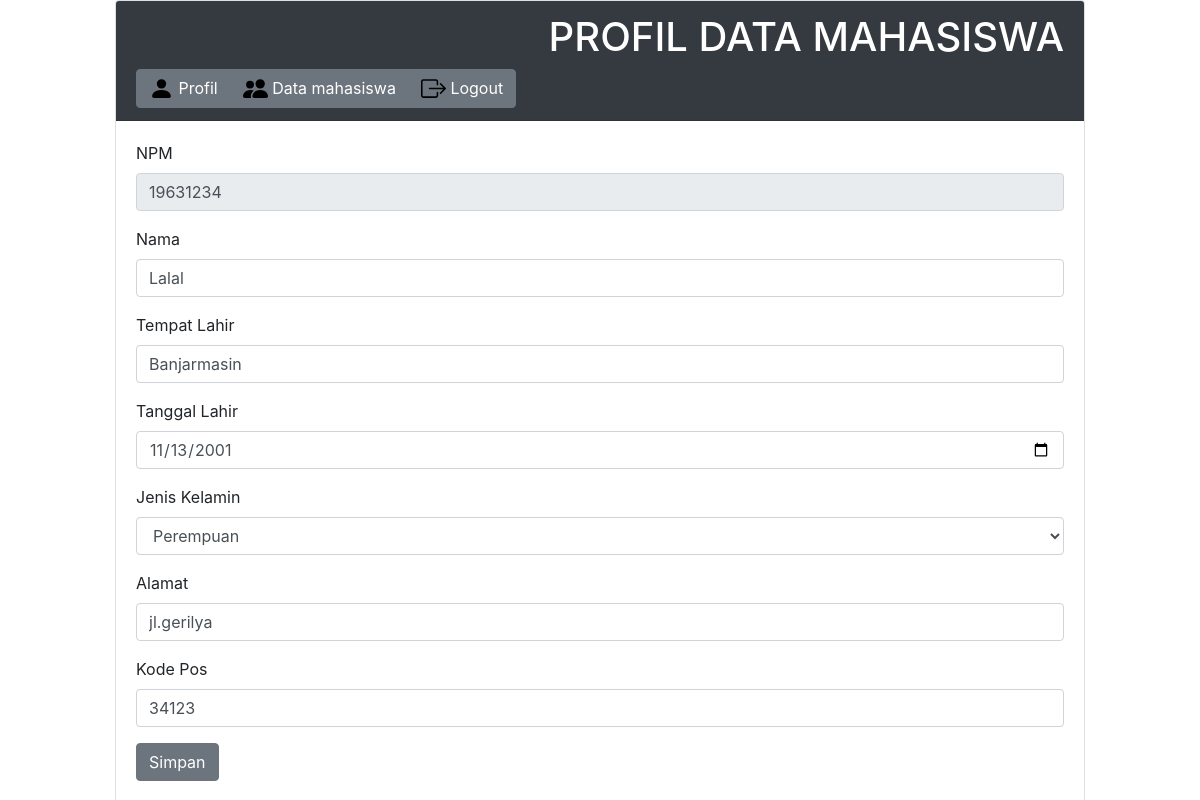
The page /mahasiswa/profil.php (signed in) on the database its author committed.
### tables this page shows
CREATE TABLE `tb_mahasiswa` (
  `npm` int(8) NOT NULL,
  `nama` varchar(100) NOT NULL,
  `tempat_lahir` varchar(50) NOT NULL,
  `tanggal_lahir` date NOT NULL,
  `jenis_kelamin` enum('Laki-laki','Perempuan','','') NOT NULL,
  `alamat` text NOT NULL,
  `kode_pos` varchar(5) NOT NULL
);

### mahasiswa/profil.php (the view, shortened to what this page needs)
<?php
    include "../asset/koneksi.php";
    if(@$_SESSION['mahasiswa']){
?>
<!DOCTYPE html>
<html>
    <head>
        <link rel="stylesheet" href="../css/bootstrap.css">
    </head>
    <body>
        <div class="container col-md-10">
        <div class="card">
        <div class="card-header bg-dark text-white">
            <h1 align="right">PROFIL DATA MAHASISWA</h1>
            <div class="btn-group" role="group">
                <a href="profil.php" class="btn btn-secondary"><img src="../asset/person-fill.svg" width="25" height="25" class="d-inline-block align-top" alt=""> Profil</a>
                <a href="data_mahasiswa.php" class="btn btn-secondary"><img src="../asset/people-fill.svg" width="25" height="25" class="d-inline-block align-top" alt=""> Data mahasiswa</a>
                <a href="../logout.php" class="btn btn-secondary"><img src="../asset/box-arrow-right.svg" width="25" height="25" class="d-inline-block align-top" alt=""> Logout</a>
            </div>
        </div>
        <div class="card-body">
            <?php
                if(@$_SESSION['mahasiswa']){
                    $user=@$_SESSION['mahasiswa'];
                }
            }
            $ambil = mysqli_query($koneksi,"SELECT * FROM tb_login WHERE npm='$user'");
            $dt = mysqli_fetch_array($ambil);
            $ambildata = mysqli_query($koneksi,"SELECT * FROM tb_mahasiswa WHERE npm='$user'");
            $data =mysqli_fetch_array($ambildata);
            ?>
            <form action="" method="POST">
                <div class="form-group">
                    <label for="form GroupEXampleInput">NPM</label>
                    <input type="text" class="form-control" name="npm" placeholder="Masukkan NPM" value="<?php echo $dt['npm']?>" readonly>
                </div>
                <div class="form-group">
                    <label for="form GroupEXampleInput">Nama</label>
                    <input type="text" class="form-control" name="nama" placeholder="Masukkan Nama" value="<?php echo @$data['nama']?>">
                </div>
                <div class="form-group">
                    <label for="form GroupEXampleInput">Tempat Lahir</label>
                    <input type="text" class="form-control" name="tempat_lahir" placeholder="Masukkan tempat lahir" value="<?php echo @$data['tempat_lahir']?>">
                </div>
                <div class="form-group">
                    <label for="form GroupEXampleInput">Tanggal Lahir</label>
                    <input type="date" class="form-control" name="tanggal_lahir" placeholder="Masukkan tanggal lahir" value="<?php echo @$data['tanggal_lahir']?>">
                </div>
                <div class="form-group">
                    <label for="form GroupEXampleInput">Jenis Kelamin</label>
                    <select type="text" class="form-control" name="jenis_kelamin" value="<?php echo @$data['jenis_kelamin']?>">
                        <option selected> <?php echo @$data['jenis_kelamin']?></option>
                    </select>
                </div>
                <div class="form-group">
                    <label for="form GroupEXampleInput">Alamat</label>
                    <input type="text" class="form-control" name="alamat" placeholder="Masukkan alamat" value="<?php echo @$data['alamat']?>">
                </div>
                <div class="form-group">
                    <label for="form GroupEXampleInput">Kode Pos</label>
                    <input type="text" class="form-control" name="kode_pos" placeholder="Masukkan kode_pos" value="<?php echo @$data['kode_pos']?>">
                </div>
                <button type="submit" class="btn btn-secondary" name="simpan">Simpan</button>
            </form>
        </div>
        </div>
    </body>
</html>

### rows shown on the page
tb_mahasiswa: nama "Lalal", tempat_lahir "Banjarmasin", tanggal_lahir "11/13/2001", jenis_kelamin "Perempuan", alamat "jl.gerilya", kode_pos "34123"
